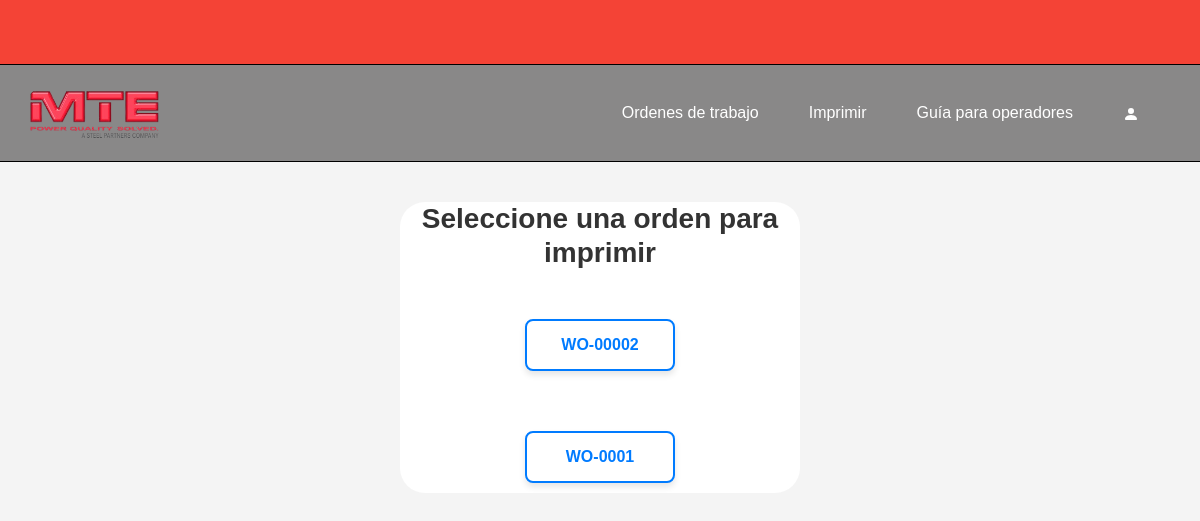
/Inicio/Ordenes/, run on an earlier commit of the app's database.
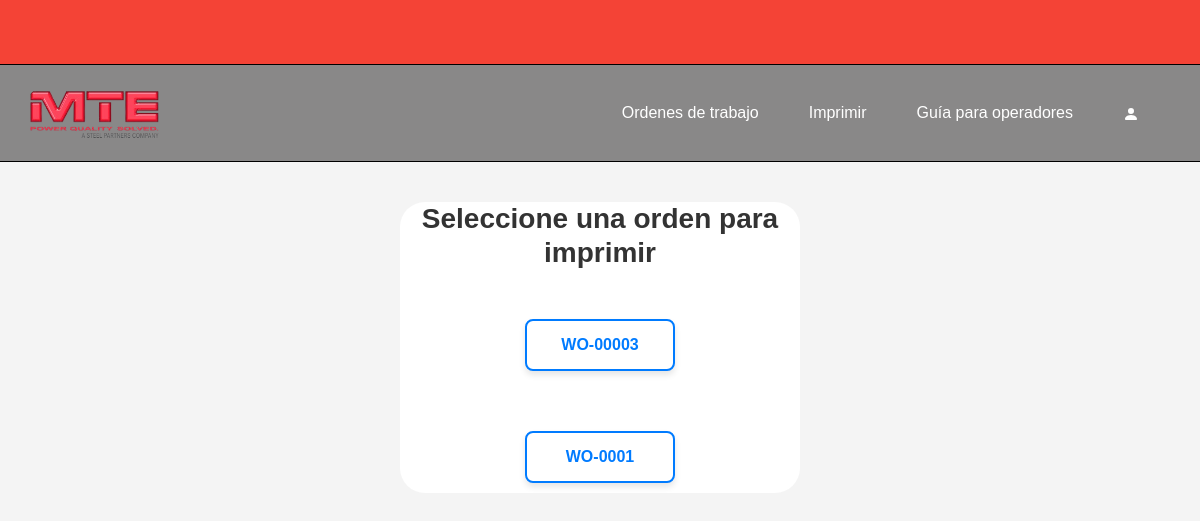
And on a later commit of the database.
### polls/models.py (models this page shows, shortened)
class work_orders(models.Model):
    order_number = models.CharField(max_length=50, unique=True)
    pub_date = models.DateTimeField(auto_now_add=True)
    is_active = models.BooleanField(default=True)

### polls/views.py (the view)
# urls.py: path("Inicio/Ordenes/", OrdenesListView.as_view(), name="print"),
class OrdenesListView (ListView):
    model = work_orders
    template_name = "polls/ordenes.html"
    context_object_name = "orders"
    def get_queryset(self):
        return work_orders.objects.order_by("-pub_date")[:50]

### polls/templates/polls/ordenes.html (shortened to what this page needs)
{% extends "polls/base.html" %}
{% block content%}
<div class = "container">
    <center><h1> Seleccione una orden para imprimir  </h1></center>
    {% for order in orders %}
    <div class="navegador">
        <ul style="list-style-type: none; text-align: center; margin-top: 50px;">
            <li style="margin-bottom: 10px;">
                <a href="{% url 'imprimir' order.id %}"> {{order.order_number}} </a>
            </li>
        </ul>
    </div>
    {% endfor %}
</div>
{% endblock %}

What changed in the data, as far as the page shows it:
removed work_orders: order_number "WO-00002"
added work_orders: order_number "WO-00003"
